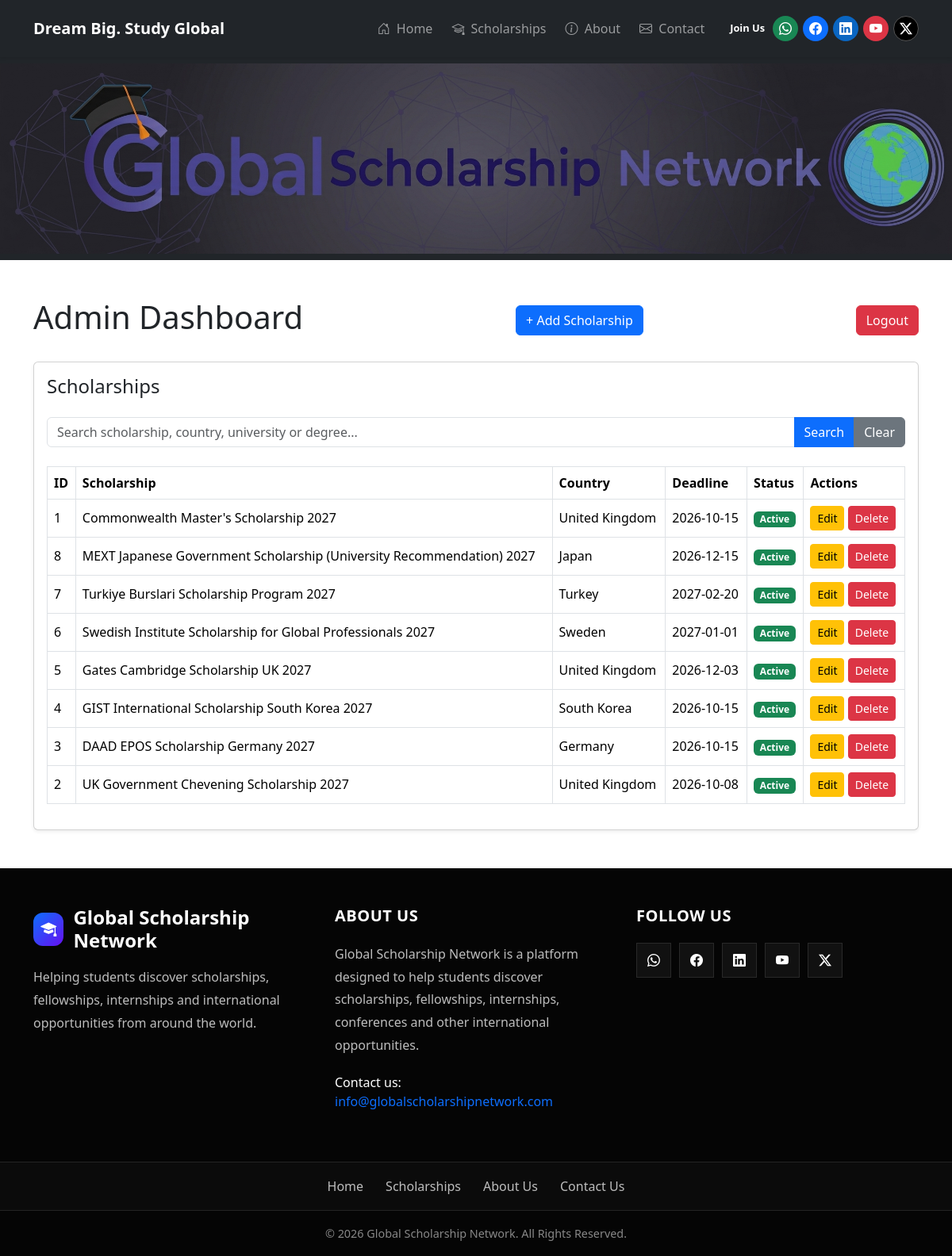
The app's page /admin/dashboard (signed in) with its own data.
### app.py (models this page shows)
class Scholarship(db.Model):
    id = db.Column(db.Integer, primary_key=True)
    title = db.Column(db.String(200), nullable=False)
    country = db.Column(db.String(100), nullable=False)
    university = db.Column(db.String(200))
    degree = db.Column(db.String(100))
    deadline = db.Column(db.Date)
    description = db.Column(db.Text)
    benefits = db.Column(db.Text)
    eligibility = db.Column(db.Text)
    documents = db.Column(db.Text)
    how_to_apply = db.Column(db.Text)
    apply_link = db.Column(db.String(500))
    image = db.Column(db.String(300))
    updated_at = db.Column(db.DateTime, default=datetime.utcnow, onupdate=datetime.utcnow)

### app.py (the view, shortened to what this page needs)
@app.route("/admin/dashboard")
def admin_dashboard():
    if "admin_id" not in session:
        return redirect(url_for("admin_login"))
    search = request.args.get("search", "").strip()
    query = Scholarship.query
    scholarships = query.order_by(
        Scholarship.updated_at.desc()
    ).all()
    return render_template(
    "admin_dashboard.html",
    scholarships=scholarships,
    today=datetime.today().date()
)

### app.py (called while the page is built)
@app.after_request
def add_no_cache_headers(response):
    if request.path.startswith("/admin"):
        response.headers["Cache-Control"] = "no-store, no-cache, must-revalidate, max-age=0"
        response.headers["Pragma"] = "no-cache"
        response.headers["Expires"] = "0"
    return response

### templates/admin_dashboard.html
{% extends "base.html" %} {% block title %}Admin Dashboard{% endblock %} {%
block content %}
<div class="container py-5">
  <div class="d-flex justify-content-between align-items-center mb-4">
    <h1>Admin Dashboard</h1>
    <a href="{{ url_for('add_scholarship') }}" class="btn btn-primary">
      + Add Scholarship
    </a>
    <a href="{{ url_for('admin_logout') }}" class="btn btn-danger"> Logout </a>
  </div>
  <div class="card shadow-sm">
    <div class="card-body">
      <h4 class="mb-4">Scholarships</h4>
      <form method="GET" action="{{ url_for('admin_dashboard') }}" class="mb-4">
        <div class="input-group">
          <input
            type="text"
            name="search"
            class="form-control"
            placeholder="Search scholarship, country, university or degree..."
            value="{{ request.args.get('search', '') }}"
          />
          <button type="submit" class="btn btn-primary">Search</button>
          <a href="{{ url_for('admin_dashboard') }}" class="btn btn-secondary">
            Clear
          </a>
        </div>
      </form>
      <div class="table-responsive">
        <table class="table table-bordered table-hover align-middle">
          <thead>
            <tr>
              <th>ID</th>
              <th>Scholarship</th>
              <th>Country</th>
              <th>Deadline</th>
              <th>Status</th>
              <th>Actions</th>
            </tr>
          </thead>
          <tbody>
            {% for scholarship in scholarships %}
            <tr>
              <td>{{ scholarship.id }}</td>
              <td>{{ scholarship.title }}</td>
              <td>{{ scholarship.country }}</td>
              <td>{{ scholarship.deadline }}</td>
              <td>
                {% if scholarship.deadline >= today %}
                <span class="badge bg-success">Active</span>
                {% else %}
                <span class="badge bg-danger">Expired</span>
                {% endif %}
              </td>
              <td>
                <a
                  href="{{ url_for('edit_scholarship', id=scholarship.id) }}"
                  class="btn btn-sm btn-warning"
                >
                  Edit
                </a>
                <a
                  href="{{ url_for('delete_scholarship', id=scholarship.id) }}"
                  class="btn btn-sm btn-danger"
                  onclick="
                    return confirm(
                      'Are you sure you want to delete this scholarship?',
                    );
                  "
                >
                  Delete
                </a>
              </td>
            </tr>
            {% endfor %}
          </tbody>
        </table>
      </div>
    </div>
  </div>
</div>
{% endblock %}

### records on screen
Scholarship: id "1", title "Commonwealth Master's Scholarship 2027", country "United Kingdom", deadline "2026-10-15", shows "Active"
Scholarship: id "8", title "MEXT Japanese Government Scholarship (University Recommendation) 2027", country "Japan", deadline "2026-12-15", shows "Active"
Scholarship: id "7", title "Turkiye Burslari Scholarship Program 2027", country "Turkey", deadline "2027-02-20", shows "Active"
Scholarship: id "6", title "Swedish Institute Scholarship for Global Professionals 2027", country "Sweden", deadline "2027-01-01", shows "Active"
Scholarship: id "5", title "Gates Cambridge Scholarship UK 2027", country "United Kingdom", deadline "2026-12-03", shows "Active"
Scholarship: id "4", title "GIST International Scholarship South Korea 2027", country "South Korea", deadline "2026-10-15", shows "Active"
Scholarship: id "3", title "DAAD EPOS Scholarship Germany 2027", country "Germany", deadline "2026-10-15", shows "Active"
Scholarship: id "2", title "UK Government Chevening Scholarship 2027", country "United Kingdom", deadline "2026-10-08", shows "Active"
